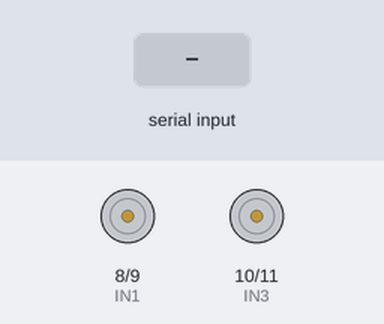
This sketch was run on a simulated Arduino Uno, built with avr-gcc and run on an emulated ATmega328P. Parts: motor-driver pin pairs drawn as motors (green arrow = first pin HIGH = forward, orange = second pin HIGH = backward, longer = more drive). The inputs (shaded band) are chosen by the test bench.

Above: at 1.2 s.
1.3 s: "F" received over Serial
At 1.9 s:
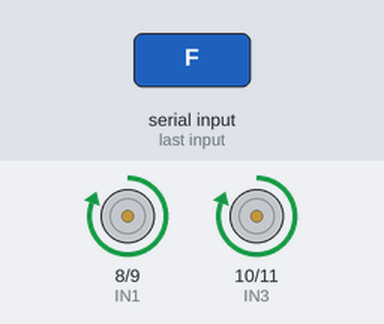
2.8 s: "R" received over Serial
At 4.0 s:
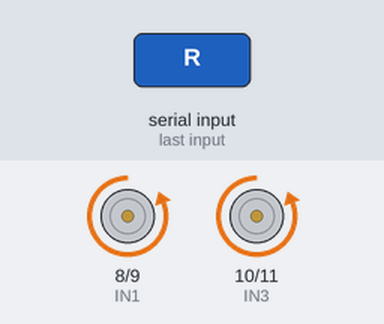
4.3 s: "D" received over Serial
At 5.4 s:
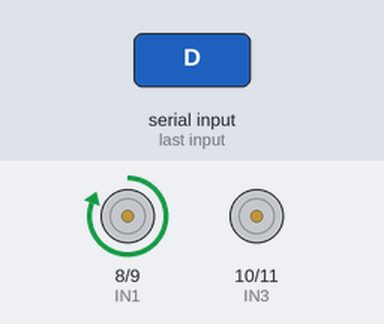
5.8 s: "E" received over Serial
At 6.5 s:
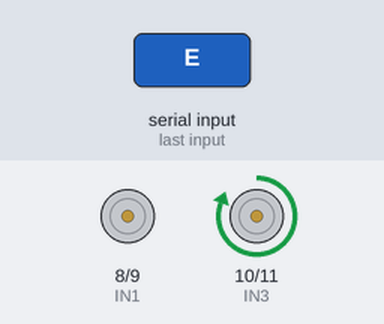
7.3 s: "P" received over Serial
At 7.6 s:
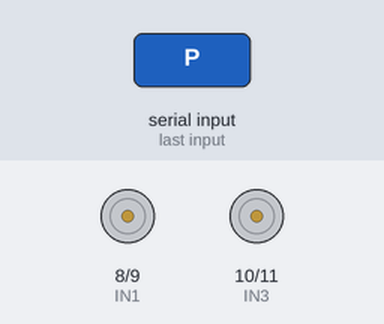
Timing chart, 0 to 9.8 s (numbered marks = the images above; inputs shaded):
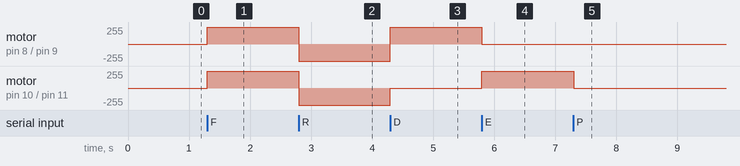

The sketch:

Pratica27_MotorDC_BlueTooth.ino
```cpp
//Definicoes pinos Arduino ligados a entrada da Ponte H
int IN1 = 8;
int IN2 = 9;
int IN3 = 10;
int IN4 = 11;

char dados;

void setup()
{
  //Define os pinos como saida
 pinMode(IN1, OUTPUT);
 pinMode(IN2, OUTPUT);
 pinMode(IN3, OUTPUT);
 pinMode(IN4, OUTPUT);

 Serial.begin(9600);
}

void loop()
{

  while(Serial.available() > 0)
  {
    dados = Serial.read();
    //Caso seja recebido o caracter F
   if (dados == 'F')  {
     //Gira o Motor A e B no sentido horario
     digitalWrite(IN1, HIGH);
     digitalWrite(IN2, LOW);
     digitalWrite(IN3, HIGH);
     digitalWrite(IN4, LOW);
   }

   if (dados == 'R')  {
     //Gira o Motor A e B no sentido antihorario
     digitalWrite(IN1, LOW);
     digitalWrite(IN2, HIGH);
     digitalWrite(IN3, LOW);
     digitalWrite(IN4, HIGH);
   }

   if (dados == 'D')  {
     //Gira o Motor para direita
     digitalWrite(IN1, HIGH);
     digitalWrite(IN2, LOW);
     digitalWrite(IN3, LOW);
     digitalWrite(IN4, LOW);
   }

   if (dados == 'E')  {
     //Gira o Motor para esquerda
     digitalWrite(IN1, LOW);
     digitalWrite(IN2, LOW);
     digitalWrite(IN3, HIGH);
     digitalWrite(IN4, LOW);
   }

   if (dados == 'P')  {
     //Gira o Motor A e B no sentido horario
     digitalWrite(IN1, LOW);
     digitalWrite(IN2, LOW);
     digitalWrite(IN3, LOW);
     digitalWrite(IN4, LOW);
   }
  }
}
```

Measured:
- after the input at 1.3 s, motor on pin 8 (IN1) / pin 9 (IN2), motor on pin 10 (IN3) / pin 11 (IN4): stopped → forward 255/255 at once
- after the input at 2.8 s, motor on pin 8 (IN1) / pin 9 (IN2), motor on pin 10 (IN3) / pin 11 (IN4): forward 255/255 → backward 255/255 at once
- after the input at 4.3 s, motor on pin 8 (IN1) / pin 9 (IN2): backward 255/255 → forward 255/255 at once; motor on pin 10 (IN3) / pin 11 (IN4): backward 255/255 → stopped at once
- after the input at 5.8 s, motor on pin 8 (IN1) / pin 9 (IN2): forward 255/255 → stopped at once; motor on pin 10 (IN3) / pin 11 (IN4): stopped → forward 255/255 at once
- after the input at 7.3 s, motor on pin 10 (IN3) / pin 11 (IN4): forward 255/255 → stopped at once
